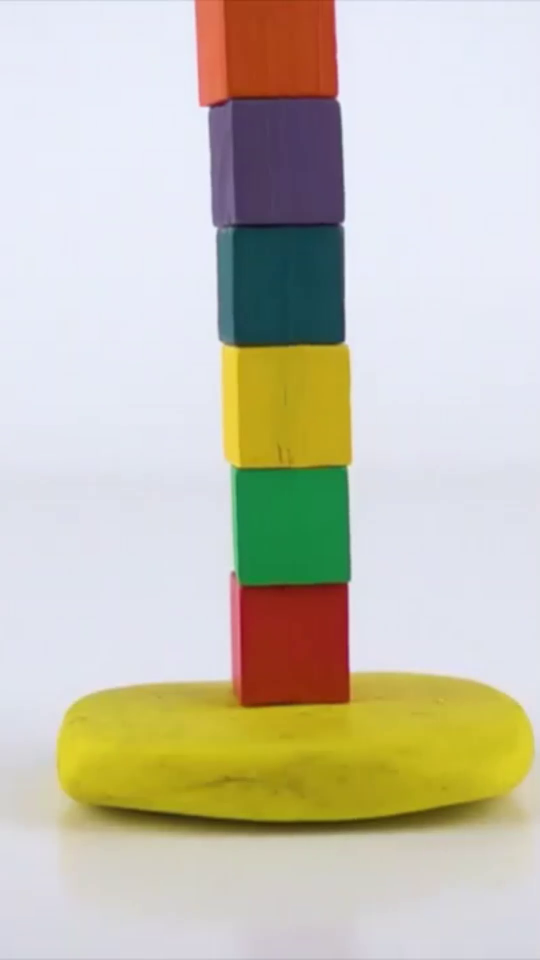
#> input picture frame 16 of tracking/exercises/falling_tower/solution/stable/StableVideo.mp4, 1080 x 1920 px (shown at 1/2 size)
$ python stablecolourtracker.py
#> lines starting #> are read from the running program, lines starting #| are printed output that depends on the picture
# ----------------------- importing necessary packages ----------------------- #
from optparse import Values
import cv2
import numpy as np
from matplotlib import pyplot as plt

# ---------------------------- importing the video --------------------------- #
imported_video = cv2.VideoCapture("StableVideo.mp4")

# -------------------------- getting video metadata -------------------------- #
frame_width = int(imported_video.get(cv2.CAP_PROP_FRAME_WIDTH))
frame_height = int(imported_video.get(cv2.CAP_PROP_FRAME_HEIGHT))
number_of_frames = int(imported_video.get(cv2.CAP_PROP_FRAME_COUNT))
print(number_of_frames)

slow_motion_factor = 1/32
fps = imported_video.get(cv2.CAP_PROP_FPS) / slow_motion_factor

# -------------------- defining hsv lower and upper bounds ------------------- #
red_lower_bound = np.array([0, 208, 20])
red_upper_bound = np.array([6, 250, 255])

green_lower_bound = np.array([40, 170, 20])
green_upper_bound = np.array([75, 250, 255])

# ------------------ initializing coordinate and time lists ------------------ #
red_x_list = []
red_t_list = []

green_y_list = []
green_t_list = []

# ---------- iterating over frames and getting position of the block --------- #
for index in range(number_of_frames):
    was_successful, frame = imported_video.read()

    hsv_frame = cv2.cvtColor(frame, cv2.COLOR_BGR2HSV)

    # ------------------------------- red block ------------------------------ #

    red_mask_frame = cv2.inRange(hsv_frame, red_lower_bound, red_upper_bound)

    red_contours, hierarchy = cv2.findContours(red_mask_frame, cv2.RETR_EXTERNAL, cv2.CHAIN_APPROX_SIMPLE)

    for contour in red_contours:
        if cv2.contourArea(contour) > 1000:
            x, y, width, height = cv2.boundingRect(contour)
            red_x_list.append(x + width/2)
            red_t_list.append(index * 1.0 / fps)
            cv2.rectangle(frame, (x, y), (x + width, y + height), (0, 0, 255), 3)

    # ------------------------------- green block ---------------------------- #

    green_mask_frame = cv2.inRange(hsv_frame, green_lower_bound, green_upper_bound)

    green_contours, hierarchy = cv2.findContours(green_mask_frame, cv2.RETR_EXTERNAL, cv2.CHAIN_APPROX_SIMPLE)

    for contour in green_contours:
        if cv2.contourArea(contour) > 1000:
            x, y, width, height = cv2.boundingRect(contour)
            green_y_list.append(y + height/2)
            green_t_list.append(index * 1.0 / fps)
            cv2.rectangle(frame, (x, y), (x + width, y + height), (0, 0, 255), 3)

    cv2.imshow("frame", frame)

    cv2.waitKey(1)

# ------------------------ creating arrays from lists ------------------------ #

red_x_array = np.array(red_x_list)
red_t_array = np.array(red_t_list)

green_y_array = np.array(green_y_list)
green_t_array = np.array(green_t_list)

# -------------------- transforming the pixel coordinates -------------------- #
pixel_to_meter = 0.0005
red_x_array = pixel_to_meter * red_x_array
green_y_array = pixel_to_meter * (frame_height - green_y_array)

# --------------------------- plotting the results --------------------------- #

fig1, ax1 = plt.subplots(dpi = 200)
ax1.plot(red_t_array, red_x_array)
ax1.set(xlabel = "Time (s)", ylabel = "x (m)")
ax1.set_title("Bottom Block x-Position")
ax1.grid()

fig2, ax2 = plt.subplots(dpi = 200)
ax2.plot(green_t_array, green_y_array)
ax2.set(xlabel = "Time (s)", ylabel = "y (m)")
ax2.set_title("Top Block y-Position")
ax2.grid()

fig1.savefig("redresult.png")
fig2.savefig("greenresult.png")

$ run again, starting later in the video
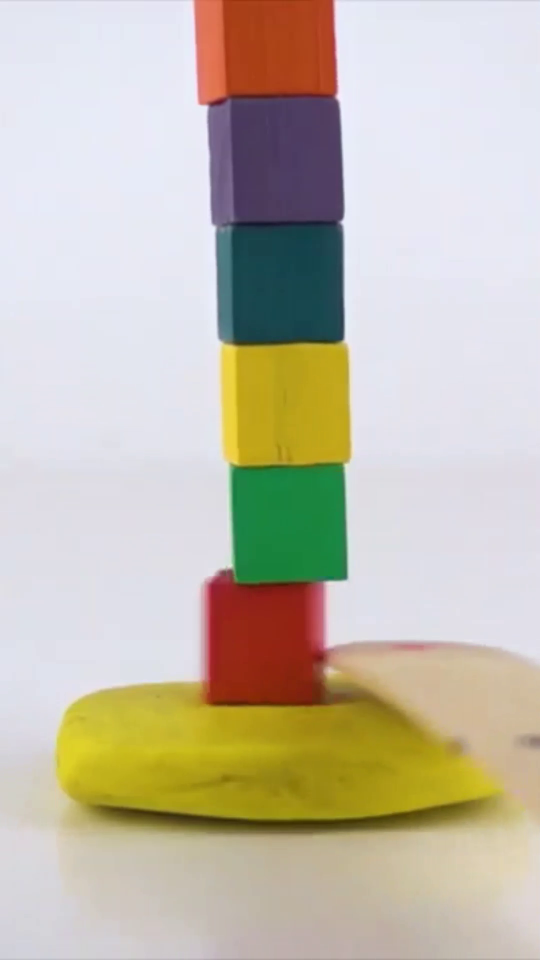
#> input picture frame 76 of tracking/exercises/falling_tower/solution/stable/StableVideo.mp4, 1080 x 1920 px (shown at 1/2 size)

$ run again, starting later in the video
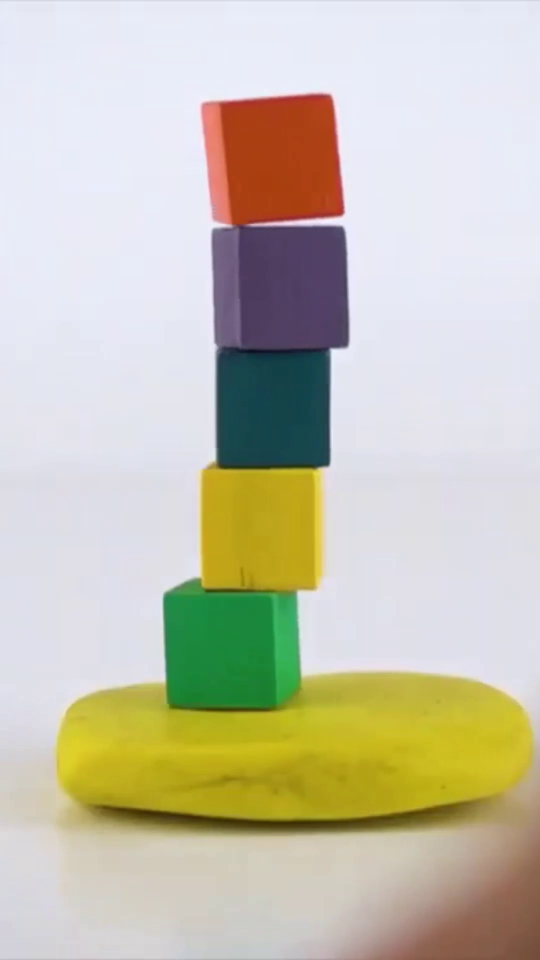
#> input picture frame 135 of tracking/exercises/falling_tower/solution/stable/StableVideo.mp4, 1080 x 1920 px (shown at 1/2 size)
